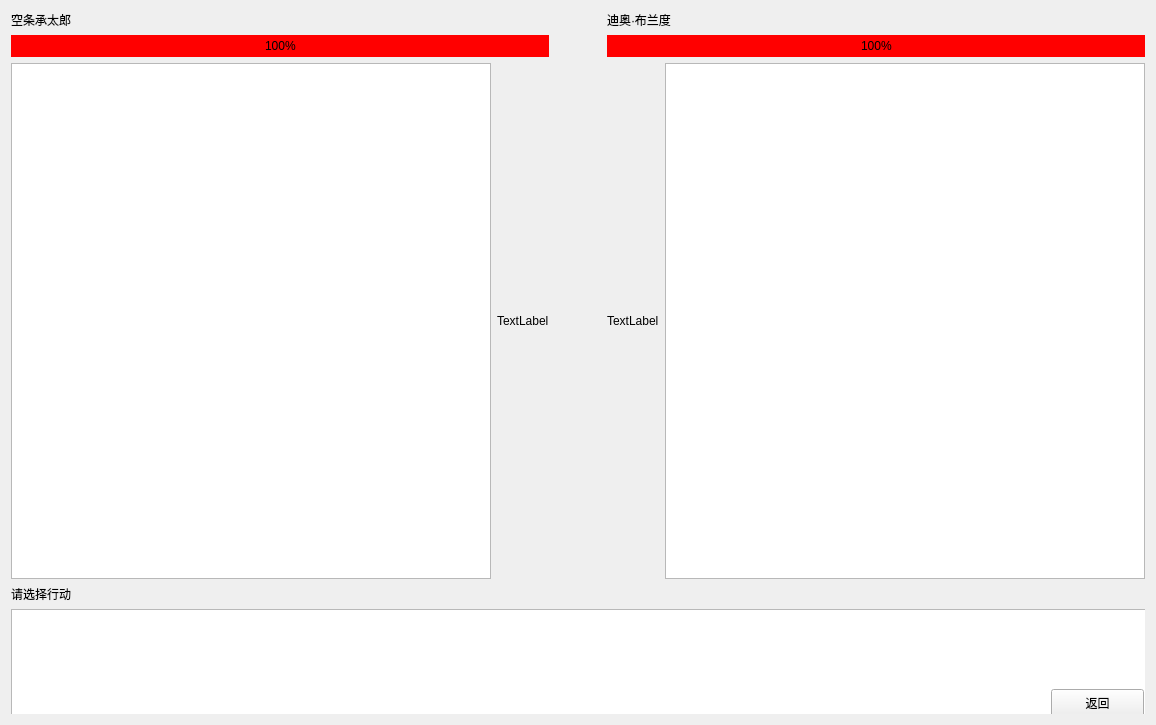
<?xml version="1.0" encoding="UTF-8"?>
<ui version="4.0">
 <class>momo_fighter</class>
 <widget class="QWidget" name="momo_fighter">
  <property name="geometry">
   <rect>
    <x>0</x>
    <y>0</y>
    <width>1156</width>
    <height>725</height>
   </rect>
  </property>
  <property name="windowTitle">
   <string>Form</string>
  </property>
  <layout class="QGridLayout" name="gridLayout">
   <item row="0" column="0" colspan="2">
    <widget class="QLabel" name="me_name">
     <property name="text">
      <string>空条承太郎</string>
     </property>
    </widget>
   </item>
   <item row="0" column="2" rowspan="3">
    <spacer name="verticalSpacer">
     <property name="orientation">
      <enum>Qt::Vertical</enum>
     </property>
     <property name="sizeHint" stdset="0">
      <size>
       <width>20</width>
       <height>568</height>
      </size>
     </property>
    </spacer>
   </item>
   <item row="0" column="3" rowspan="3">
    <spacer name="verticalSpacer_2">
     <property name="orientation">
      <enum>Qt::Vertical</enum>
     </property>
     <property name="sizeHint" stdset="0">
      <size>
       <width>20</width>
       <height>568</height>
      </size>
     </property>
    </spacer>
   </item>
   <item row="0" column="4" colspan="2">
    <widget class="QLabel" name="enemy_name">
     <property name="text">
      <string>迪奥·布兰度</string>
     </property>
    </widget>
   </item>
   <item row="1" column="0" colspan="2">
    <widget class="QProgressBar" name="me_heamal_strand">
     <property name="styleSheet">
      <string notr="true">QProgressBar{
	text-align:center;
}
QProgressBar::chunk{
	background-color:rgb(255, 0, 0);
}</string>
     </property>
     <property name="maximum">
      <number>100</number>
     </property>
     <property name="value">
      <number>100</number>
     </property>
     <property name="invertedAppearance">
      <bool>false</bool>
     </property>
    </widget>
   </item>
   <item row="1" column="4" colspan="2">
    <widget class="QProgressBar" name="enemy_heamal_strand">
     <property name="styleSheet">
      <string notr="true">QProgressBar{
	text-align:center;
}
QProgressBar::chunk{
	background-color:rgb(255, 0, 0);
}</string>
     </property>
     <property name="maximum">
      <number>100</number>
     </property>
     <property name="value">
      <number>100</number>
     </property>
    </widget>
   </item>
   <item row="2" column="0">
    <widget class="QListView" name="me_property_list"/>
   </item>
   <item row="2" column="1">
    <widget class="QLabel" name="me_pic">
     <property name="text">
      <string>TextLabel</string>
     </property>
    </widget>
   </item>
   <item row="2" column="4">
    <widget class="QLabel" name="enemy_pic">
     <property name="text">
      <string>TextLabel</string>
     </property>
    </widget>
   </item>
   <item row="2" column="5">
    <widget class="QListView" name="enemy_property_list"/>
   </item>
   <item row="3" column="0" colspan="6">
    <widget class="QLabel" name="action_label">
     <property name="text">
      <string>请选择行动</string>
     </property>
    </widget>
   </item>
   <item row="5" column="0" colspan="6">
    <widget class="QStackedWidget" name="stackedWidget">
     <property name="currentIndex">
      <number>1</number>
     </property>
     <widget class="QWidget" name="page">
      <widget class="QWidget" name="gridLayoutWidget">
       <property name="geometry">
        <rect>
         <x>0</x>
         <y>-1</y>
         <width>1151</width>
         <height>121</height>
        </rect>
       </property>
       <layout class="QGridLayout" name="gridLayout_4">
        <item row="1" column="1">
         <widget class="QPushButton" name="escape_button">
          <property name="text">
           <string>逃跑</string>
          </property>
         </widget>
        </item>
        <item row="0" column="0">
         <widget class="QPushButton" name="common_attack_button">
          <property name="text">
           <string>普通攻击</string>
          </property>
         </widget>
        </item>
        <item row="1" column="0">
         <widget class="QPushButton" name="tools_button">
          <property name="text">
           <string>道具</string>
          </property>
         </widget>
        </item>
        <item row="0" column="1">
         <widget class="QPushButton" name="skill_button">
          <property name="text">
           <string>技能</string>
          </property>
         </widget>
        </item>
       </layout>
      </widget>
     </widget>
     <widget class="QWidget" name="page_2">
      <widget class="QListWidget" name="skill_listWidget">
       <property name="geometry">
        <rect>
         <x>0</x>
         <y>0</y>
         <width>1161</width>
         <height>121</height>
        </rect>
       </property>
      </widget>
      <widget class="QPushButton" name="pushButton_2">
       <property name="geometry">
        <rect>
         <x>1040</x>
         <y>80</y>
         <width>93</width>
         <height>28</height>
        </rect>
       </property>
       <property name="text">
        <string>返回</string>
       </property>
      </widget>
     </widget>
     <widget class="QWidget" name="page_3">
      <widget class="QListWidget" name="tools_listWidget">
       <property name="geometry">
        <rect>
         <x>0</x>
         <y>0</y>
         <width>1161</width>
         <height>121</height>
        </rect>
       </property>
      </widget>
      <widget class="QPushButton" name="pushButton">
       <property name="geometry">
        <rect>
         <x>1040</x>
         <y>80</y>
         <width>93</width>
         <height>28</height>
        </rect>
       </property>
       <property name="text">
        <string>返回</string>
       </property>
      </widget>
     </widget>
    </widget>
   </item>
  </layout>
 </widget>
 <resources/>
 <connections/>
</ui>
